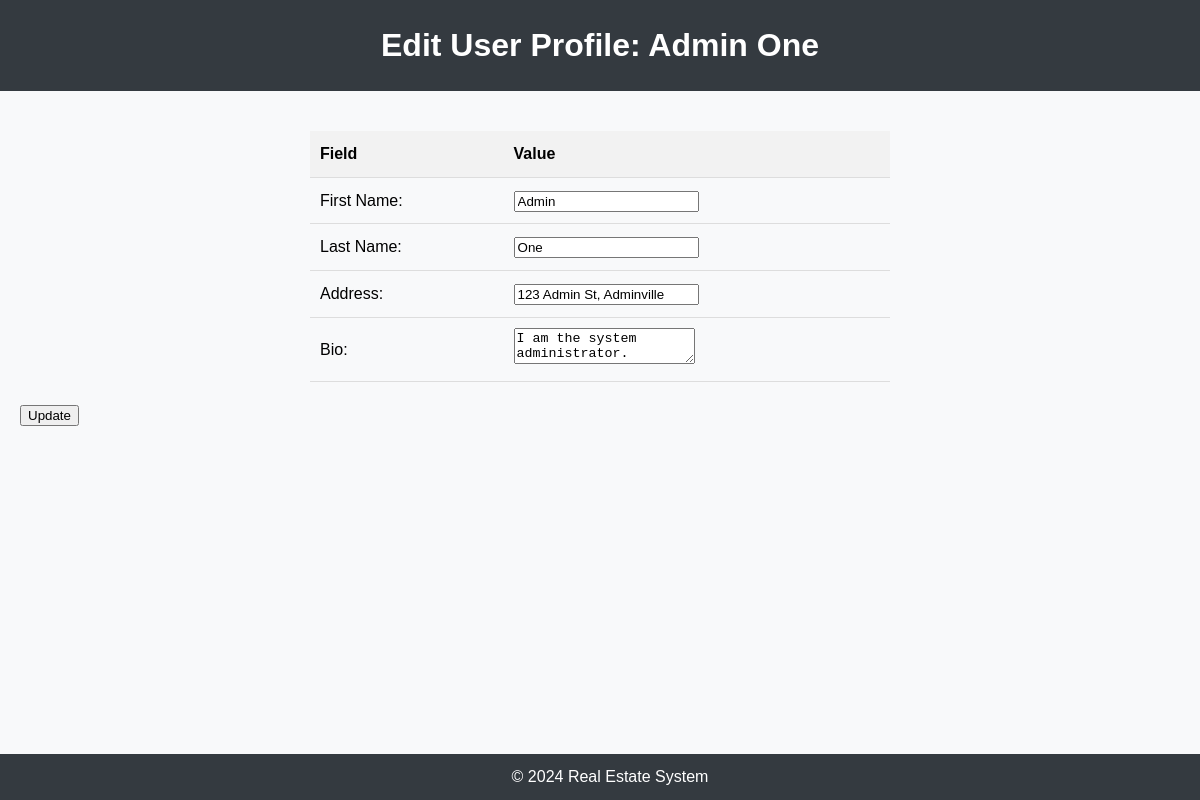
Screenshot of /admin/edit_profile.php?id=1 with the database file from the repository.
### tables this page shows
CREATE TABLE UserProfiles (
    profile_id INT AUTO_INCREMENT PRIMARY KEY,
    user_id INT UNIQUE,
    first_name VARCHAR(100),
    last_name VARCHAR(100),
    address TEXT,
    profile_picture VARCHAR(255),
    bio TEXT,
    FOREIGN KEY (user_id) REFERENCES Users(user_id) ON DELETE CASCADE
);

### admin/edit_profile.php (the view, shortened to what this page needs)
<?php
if (isset($_GET['id'])) {
    $user_id = $_GET['id'];
} else {
    echo "User ID not specified in the URL";
    exit;
}
$servername = "localhost";
$username = "root";
$password = "";
$dbname = "RES";
$conn = new mysqli($servername, $username, $password, $dbname);
$user_profile = null;
$sql = "SELECT * FROM UserProfiles WHERE user_id=$user_id";
$result = $conn->query($sql);
if ($result->num_rows > 0) {
    $user_profile = $result->fetch_assoc();
} else {
    echo "User profile not found";
    exit;
}
?>
<!DOCTYPE html>
<html lang="en">
<head>
    <link rel="stylesheet" type="text/css" href="admin.css">
</head>
<body>
    <header>
        <h1>Edit User Profile: <?php echo htmlspecialchars($user_profile['first_name'] . ' ' . $user_profile['last_name']); ?></h1>
    </header>
    <main>
        <form method="post" action="<?php echo htmlspecialchars($_SERVER["PHP_SELF"]) . '?id=' . $user_id; ?>">
            <table>
                <tr>
                    <th>Field</th>
                    <th>Value</th>
                </tr>
                <tr>
                    <td><label for="first_name">First Name:</label></td>
                    <td><input type="text" id="first_name" name="first_name" value="<?php echo htmlspecialchars($user_profile['first_name']); ?>" required></td>
                </tr>
                <tr>
                    <td><label for="last_name">Last Name:</label></td>
                    <td><input type="text" id="last_name" name="last_name" value="<?php echo htmlspecialchars($user_profile['last_name']); ?>" required></td>
                </tr>
                <tr>
                    <td><label for="address">Address:</label></td>
                    <td><input type="text" id="address" name="address" value="<?php echo htmlspecialchars($user_profile['address']); ?>"></td>
                </tr>
                <tr>
                    <td><label for="bio">Bio:</label></td>
                    <td><textarea id="bio" name="bio"><?php echo htmlspecialchars($user_profile['bio']); ?></textarea></td>
                </tr>
            </table>
            <input type="submit" value="Update">
        </form>
    </main>
    <footer>
        &copy; <?php echo date("Y"); ?> Real Estate System
    </footer>
</body>
</html>

### admin/Admin.css (style rules this page uses)
body, h1, h2, h3, p, ul, li, table { margin: 0; padding: 0; }
body { font-family: Arial, sans-serif; line-height: 1.6; background-color: #f8f9fa; }
header { background-color: #343a40; color: #fff; padding: 20px; text-align: center; }
main { padding: 20px; }
footer { text-align: center; padding: 10px; background-color: #343a40; color: #fff; position: fixed; bottom: 0; left: 0; width: 100%; }

### admin/edit_profile.php (style rules this page uses)
table { width: 50%; margin: 20px auto; border-collapse: collapse; }
th, td { padding: 10px; text-align: left; border-bottom: 1px solid #ddd; }
th { background-color: #f2f2f2; }

### rows the page displays
userprofiles: first_name+last_name "Admin One", first_name "Admin", last_name "One", address "123 Admin St, Adminville", bio "I am the system administrator."
